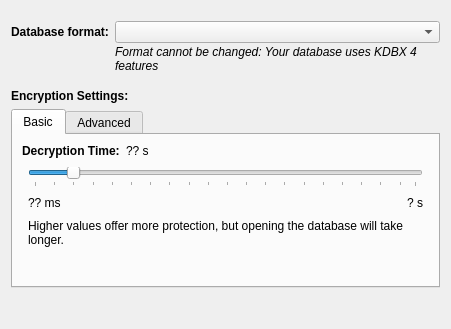
<?xml version="1.0" encoding="UTF-8"?>
<ui version="4.0">
 <class>DatabaseSettingsWidgetEncryption</class>
 <widget class="QWidget" name="DatabaseSettingsWidgetEncryption">
  <property name="geometry">
   <rect>
    <x>0</x>
    <y>0</y>
    <width>451</width>
    <height>329</height>
   </rect>
  </property>
  <layout class="QVBoxLayout" name="verticalLayout_3">
   <item>
    <widget class="QScrollArea" name="scrollArea">
     <property name="focusPolicy">
      <enum>Qt::NoFocus</enum>
     </property>
     <property name="frameShape">
      <enum>QFrame::NoFrame</enum>
     </property>
     <property name="frameShadow">
      <enum>QFrame::Plain</enum>
     </property>
     <property name="widgetResizable">
      <bool>true</bool>
     </property>
     <widget class="QWidget" name="scrollAreaWidgetContents">
      <property name="geometry">
       <rect>
        <x>0</x>
        <y>0</y>
        <width>433</width>
        <height>311</height>
       </rect>
      </property>
      <layout class="QVBoxLayout" name="verticalLayout" stretch="0,0,0,0,1">
       <property name="spacing">
        <number>6</number>
       </property>
       <property name="leftMargin">
        <number>0</number>
       </property>
       <property name="topMargin">
        <number>10</number>
       </property>
       <property name="rightMargin">
        <number>0</number>
       </property>
       <property name="bottomMargin">
        <number>0</number>
       </property>
       <item>
        <layout class="QFormLayout" name="formLayout">
         <property name="rowWrapPolicy">
          <enum>QFormLayout::DontWrapRows</enum>
         </property>
         <property name="verticalSpacing">
          <number>2</number>
         </property>
         <item row="0" column="0">
          <widget class="QLabel" name="compatibilityLabel">
           <property name="font">
            <font>
             <weight>75</weight>
             <bold>true</bold>
            </font>
           </property>
           <property name="text">
            <string>Database format:</string>
           </property>
          </widget>
         </item>
         <item row="0" column="1">
          <widget class="QComboBox" name="compatibilitySelection">
           <property name="sizePolicy">
            <sizepolicy hsizetype="MinimumExpanding" vsizetype="Fixed">
             <horstretch>0</horstretch>
             <verstretch>0</verstretch>
            </sizepolicy>
           </property>
           <property name="toolTip">
            <string>Unless you need to open your database with other programs, always use the latest format.</string>
           </property>
           <property name="accessibleName">
            <string>Database format</string>
           </property>
           <property name="accessibleDescription">
            <string>Database Format and Encryption. Choose the database format and configure encryption settings.</string>
           </property>
          </widget>
         </item>
         <item row="1" column="1">
          <widget class="QLabel" name="formatCannotBeChanged">
           <property name="font">
            <font>
             <italic>true</italic>
            </font>
           </property>
           <property name="text">
            <string>Format cannot be changed: Your database uses KDBX 4 features</string>
           </property>
           <property name="wordWrap">
            <bool>true</bool>
           </property>
          </widget>
         </item>
        </layout>
       </item>
       <item>
        <spacer name="verticalSpacer_2">
         <property name="orientation">
          <enum>Qt::Vertical</enum>
         </property>
         <property name="sizeType">
          <enum>QSizePolicy::Fixed</enum>
         </property>
         <property name="sizeHint" stdset="0">
          <size>
           <width>20</width>
           <height>10</height>
          </size>
         </property>
        </spacer>
       </item>
       <item>
        <widget class="QLabel" name="label">
         <property name="font">
          <font>
           <weight>75</weight>
           <bold>true</bold>
          </font>
         </property>
         <property name="text">
          <string>Encryption Settings:</string>
         </property>
         <property name="accessibleName">
          <string>Encryption Settings</string>
         </property>
         <property name="accessibleDescription">
          <string>Configure the encryption algorithm, key derivation function, and decryption time.</string>
         </property>
        </widget>
       </item>
       <item>
        <widget class="QTabWidget" name="encryptionSettingsTabWidget">
         <property name="accessibleName">
          <string>Encryption Settings</string>
         </property>
         <property name="tabPosition">
          <enum>QTabWidget::North</enum>
         </property>
         <property name="tabShape">
          <enum>QTabWidget::Rounded</enum>
         </property>
         <property name="currentIndex">
          <number>0</number>
         </property>
         <widget class="QWidget" name="basicTab">
          <attribute name="title">
           <string>Basic</string>
          </attribute>
          <layout class="QVBoxLayout" name="verticalLayout_8">
           <property name="spacing">
            <number>6</number>
           </property>
           <property name="leftMargin">
            <number>9</number>
           </property>
           <property name="topMargin">
            <number>6</number>
           </property>
           <property name="rightMargin">
            <number>9</number>
           </property>
           <property name="bottomMargin">
            <number>6</number>
           </property>
           <item>
            <layout class="QHBoxLayout" name="horizontalLayout_2">
             <item>
              <widget class="QLabel" name="decryptionTimeLabel">
               <property name="font">
                <font>
                 <weight>75</weight>
                 <bold>true</bold>
                </font>
               </property>
               <property name="text">
                <string>Decryption Time:</string>
               </property>
              </widget>
             </item>
             <item>
              <widget class="QLabel" name="decryptionTimeValueLabel">
               <property name="font">
                <font>
                 <weight>50</weight>
                 <bold>false</bold>
                </font>
               </property>
               <property name="text">
                <string notr="true">?? s</string>
               </property>
              </widget>
             </item>
             <item>
              <spacer name="horizontalSpacer_2">
               <property name="orientation">
                <enum>Qt::Horizontal</enum>
               </property>
               <property name="sizeHint" stdset="0">
                <size>
                 <width>40</width>
                 <height>20</height>
                </size>
               </property>
              </spacer>
             </item>
            </layout>
           </item>
           <item>
            <widget class="QWidget" name="decryptionTimeSettings" native="true">
             <layout class="QVBoxLayout" name="decryptionTimeSliderLayout">
              <property name="leftMargin">
               <number>6</number>
              </property>
              <property name="topMargin">
               <number>0</number>
              </property>
              <property name="rightMargin">
               <number>6</number>
              </property>
              <property name="bottomMargin">
               <number>9</number>
              </property>
              <item>
               <widget class="QSlider" name="decryptionTimeSlider">
                <property name="accessibleName">
                 <string>Decryption time in seconds</string>
                </property>
                <property name="singleStep">
                 <number>1</number>
                </property>
                <property name="pageStep">
                 <number>10</number>
                </property>
                <property name="value">
                 <number>10</number>
                </property>
                <property name="orientation">
                 <enum>Qt::Horizontal</enum>
                </property>
                <property name="tickPosition">
                 <enum>QSlider::TicksBelow</enum>
                </property>
                <property name="tickInterval">
                 <number>5</number>
                </property>
               </widget>
              </item>
              <item>
               <layout class="QHBoxLayout" name="horizontalLayout">
                <item>
                 <widget class="QLabel" name="minTimeLabel">
                  <property name="text">
                   <string notr="true">?? ms</string>
                  </property>
                 </widget>
                </item>
                <item>
                 <spacer name="horizontalSpacer">
                  <property name="orientation">
                   <enum>Qt::Horizontal</enum>
                  </property>
                  <property name="sizeHint" stdset="0">
                   <size>
                    <width>40</width>
                    <height>20</height>
                   </size>
                  </property>
                 </spacer>
                </item>
                <item>
                 <widget class="QLabel" name="maxTimeLabel">
                  <property name="text">
                   <string notr="true">? s</string>
                  </property>
                 </widget>
                </item>
               </layout>
              </item>
              <item>
               <widget class="QLabel" name="label_2">
                <property name="sizePolicy">
                 <sizepolicy hsizetype="Preferred" vsizetype="Fixed">
                  <horstretch>0</horstretch>
                  <verstretch>0</verstretch>
                 </sizepolicy>
                </property>
                <property name="text">
                 <string>Higher values offer more protection, but opening the database will take longer.</string>
                </property>
                <property name="wordWrap">
                 <bool>true</bool>
                </property>
               </widget>
              </item>
              <item>
               <spacer name="verticalSpacer_3">
                <property name="orientation">
                 <enum>Qt::Vertical</enum>
                </property>
                <property name="sizeHint" stdset="0">
                 <size>
                  <width>20</width>
                  <height>0</height>
                 </size>
                </property>
               </spacer>
              </item>
             </layout>
            </widget>
           </item>
          </layout>
         </widget>
         <widget class="QWidget" name="advancedTab">
          <attribute name="title">
           <string>Advanced</string>
          </attribute>
          <layout class="QGridLayout" name="gridLayout">
           <property name="topMargin">
            <number>6</number>
           </property>
           <property name="bottomMargin">
            <number>6</number>
           </property>
           <item row="0" column="2">
            <spacer name="horizontalSpacer_4">
             <property name="orientation">
              <enum>Qt::Horizontal</enum>
             </property>
             <property name="sizeHint" stdset="0">
              <size>
               <width>40</width>
               <height>20</height>
              </size>
             </property>
            </spacer>
           </item>
           <item row="4" column="1">
            <widget class="QSpinBox" name="parallelismSpinBox">
             <property name="minimumSize">
              <size>
               <width>150</width>
               <height>0</height>
              </size>
             </property>
             <property name="maximumSize">
              <size>
               <width>150</width>
               <height>16777215</height>
              </size>
             </property>
             <property name="accessibleName">
              <string>Parallelism</string>
             </property>
             <property name="minimum">
              <number>1</number>
             </property>
             <property name="maximum">
              <number>128</number>
             </property>
            </widget>
           </item>
           <item row="4" column="0">
            <widget class="QLabel" name="parallelismLabel">
             <property name="text">
              <string>Parallelism:</string>
             </property>
            </widget>
           </item>
           <item row="3" column="1">
            <widget class="QSpinBox" name="memorySpinBox">
             <property name="minimumSize">
              <size>
               <width>150</width>
               <height>0</height>
              </size>
             </property>
             <property name="maximumSize">
              <size>
               <width>150</width>
               <height>16777215</height>
              </size>
             </property>
             <property name="accessibleName">
              <string>Memory usage</string>
             </property>
             <property name="minimum">
              <number>1</number>
             </property>
             <property name="maximum">
              <number>1048576</number>
             </property>
            </widget>
           </item>
           <item row="3" column="0">
            <widget class="QLabel" name="memoryUsageLabel">
             <property name="text">
              <string>Memory Usage:</string>
             </property>
            </widget>
           </item>
           <item row="2" column="1">
            <layout class="QHBoxLayout" name="horizontalLayout_3" stretch="40,40,0">
             <item>
              <widget class="QSpinBox" name="transformRoundsSpinBox">
               <property name="minimumSize">
                <size>
                 <width>150</width>
                 <height>0</height>
                </size>
               </property>
               <property name="maximumSize">
                <size>
                 <width>150</width>
                 <height>16777215</height>
                </size>
               </property>
               <property name="accessibleName">
                <string>Transform rounds</string>
               </property>
               <property name="alignment">
                <set>Qt::AlignLeading|Qt::AlignLeft|Qt::AlignVCenter</set>
               </property>
               <property name="minimum">
                <number>1</number>
               </property>
               <property name="maximum">
                <number>1000000000</number>
               </property>
              </widget>
             </item>
             <item>
              <widget class="QToolButton" name="transformBenchmarkButton">
               <property name="focusPolicy">
                <enum>Qt::WheelFocus</enum>
               </property>
               <property name="accessibleName">
                <string>Benchmark transform delay</string>
               </property>
              </widget>
             </item>
             <item>
              <spacer name="horizontalSpacer_3">
               <property name="orientation">
                <enum>Qt::Horizontal</enum>
               </property>
               <property name="sizeHint" stdset="0">
                <size>
                 <width>40</width>
                 <height>20</height>
                </size>
               </property>
              </spacer>
             </item>
            </layout>
           </item>
           <item row="2" column="0">
            <widget class="QLabel" name="transformRoundsLabel">
             <property name="text">
              <string>Transform rounds:</string>
             </property>
            </widget>
           </item>
           <item row="1" column="1">
            <widget class="QComboBox" name="kdfComboBox">
             <property name="sizePolicy">
              <sizepolicy hsizetype="Expanding" vsizetype="Fixed">
               <horstretch>0</horstretch>
               <verstretch>0</verstretch>
              </sizepolicy>
             </property>
             <property name="accessibleName">
              <string>Key derivation function</string>
             </property>
            </widget>
           </item>
           <item row="1" column="0">
            <widget class="QLabel" name="kdfLabel">
             <property name="text">
              <string>Key Derivation Function:</string>
             </property>
            </widget>
           </item>
           <item row="0" column="1">
            <widget class="QComboBox" name="algorithmComboBox">
             <property name="sizePolicy">
              <sizepolicy hsizetype="Expanding" vsizetype="Fixed">
               <horstretch>0</horstretch>
               <verstretch>0</verstretch>
              </sizepolicy>
             </property>
             <property name="accessibleName">
              <string>Encryption algorithm</string>
             </property>
             <item>
              <property name="text">
               <string>AES:  256 Bit   (default)</string>
              </property>
             </item>
             <item>
              <property name="text">
               <string>Twofish:  256 Bit</string>
              </property>
             </item>
            </widget>
           </item>
           <item row="0" column="0">
            <widget class="QLabel" name="algorithmLabel">
             <property name="text">
              <string>Encryption Algorithm:</string>
             </property>
            </widget>
           </item>
          </layout>
         </widget>
        </widget>
       </item>
       <item>
        <spacer name="verticalSpacer">
         <property name="orientation">
          <enum>Qt::Vertical</enum>
         </property>
         <property name="sizeHint" stdset="0">
          <size>
           <width>20</width>
           <height>0</height>
          </size>
         </property>
        </spacer>
       </item>
      </layout>
     </widget>
    </widget>
   </item>
  </layout>
 </widget>
 <tabstops>
  <tabstop>compatibilitySelection</tabstop>
  <tabstop>decryptionTimeSlider</tabstop>
  <tabstop>algorithmComboBox</tabstop>
  <tabstop>kdfComboBox</tabstop>
  <tabstop>transformRoundsSpinBox</tabstop>
  <tabstop>transformBenchmarkButton</tabstop>
  <tabstop>memorySpinBox</tabstop>
  <tabstop>parallelismSpinBox</tabstop>
 </tabstops>
 <resources/>
 <connections/>
</ui>
